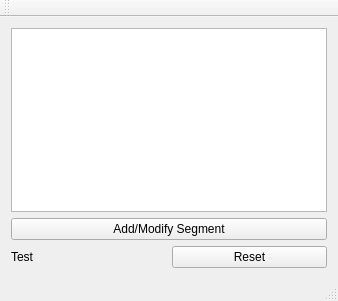
<?xml version="1.0" encoding="UTF-8"?>
<ui version="4.0">
 <class>MainWindow</class>
 <widget class="QMainWindow" name="MainWindow">
  <property name="geometry">
   <rect>
    <x>0</x>
    <y>0</y>
    <width>338</width>
    <height>301</height>
   </rect>
  </property>
  <property name="windowTitle">
   <string>MainWindow</string>
  </property>
  <widget class="QWidget" name="centralWidget">
   <layout class="QVBoxLayout" name="verticalLayout_3">
    <item>
     <layout class="QVBoxLayout" name="verticalLayout_2">
      <item>
       <widget class="QTableView" name="tableView"/>
      </item>
      <item>
       <layout class="QVBoxLayout" name="verticalLayout">
        <item>
         <widget class="QPushButton" name="pushbutton_addseg">
          <property name="text">
           <string>Add/Modify Segment</string>
          </property>
         </widget>
        </item>
        <item>
         <layout class="QHBoxLayout" name="horizontalLayout">
          <item>
           <widget class="QLabel" name="label_test">
            <property name="text">
             <string>Test</string>
            </property>
           </widget>
          </item>
          <item>
           <widget class="QPushButton" name="pushButton_Rest">
            <property name="text">
             <string>Reset</string>
            </property>
           </widget>
          </item>
         </layout>
        </item>
       </layout>
      </item>
     </layout>
    </item>
   </layout>
  </widget>
  <widget class="QMenuBar" name="menuBar">
   <property name="geometry">
    <rect>
     <x>0</x>
     <y>0</y>
     <width>338</width>
     <height>21</height>
    </rect>
   </property>
  </widget>
  <widget class="QToolBar" name="mainToolBar">
   <attribute name="toolBarArea">
    <enum>TopToolBarArea</enum>
   </attribute>
   <attribute name="toolBarBreak">
    <bool>false</bool>
   </attribute>
  </widget>
  <widget class="QStatusBar" name="statusBar"/>
 </widget>
 <layoutdefault spacing="6" margin="11"/>
 <resources/>
 <connections/>
</ui>
